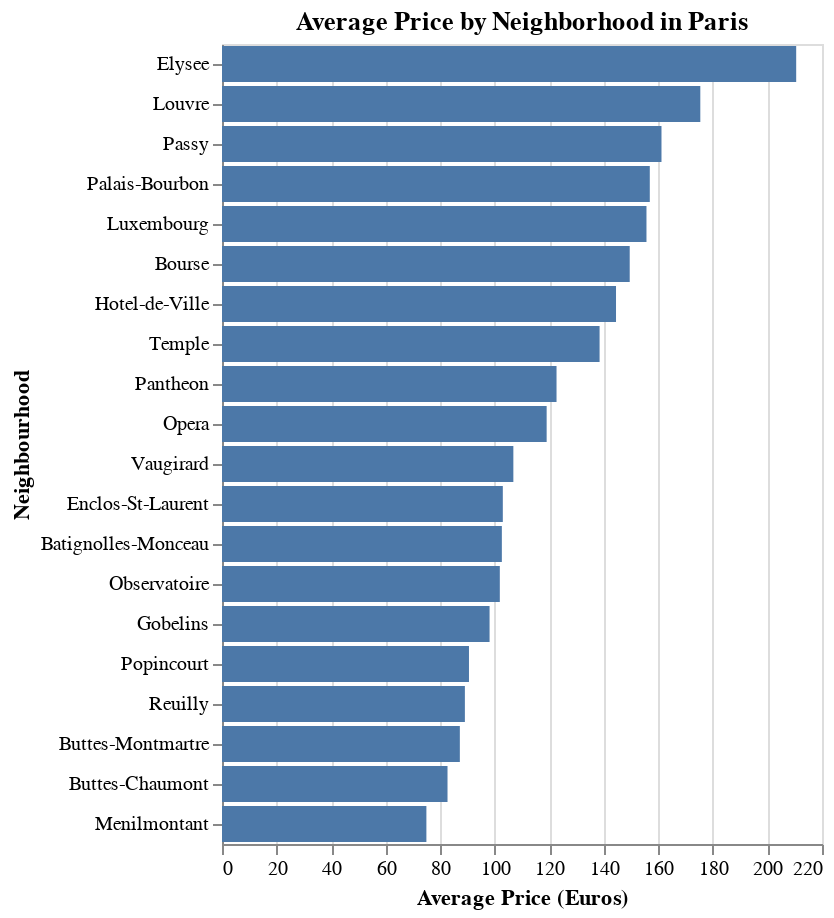

The notebook cell this image was saved under:
### Markdown cell above
1) Create a horizontal bar chart of the average price by `neighborhood` in Paris. Make sure to add a title and change axis labels as needed.

### Code cell
(
    alt.Chart(
        paris_listings_neighbourhood.collect(),
        title="Average Price by Neighborhood in Paris"
    ).mark_bar()
    .encode(
        alt.X('avg_price').title('Average Price (Euros)'),
        alt.Y('neighbourhood').title('Neighbourhood').sort('-x')        
    )
)

### Figure 1 — Vega-Lite specification as saved in the notebook (floating-point values rounded to 4 significant figures)
{"config": {"view": {"continuousWidth": 300, "continuousHeight": 300}}, "data": {"name": "data-4ebbfb1e6b9fba7a1045abd8007bd8d3"}, "mark": {"type": "bar"}, "encoding": {"x": {"field": "avg_price", "title": "Average Price (Euros)", "type": "quantitative"}, "y": {"field": "neighbourhood", "sort": "-x", "title": "Neighbourhood", "type": "nominal"}}, "title": "Average Price by Neighborhood in Paris", "$schema": "https://vega.github.io/schema/vega-lite/v6.1.0.json", "datasets": {"data-4ebbfb1e6b9fba7a1045abd8007bd8d3": [{"neighbourhood": "Menilmontant", "avg_price": 74.94}, {"neighbourhood": "Buttes-Chaumont", "avg_price": 82.69}, {"neighbourhood": "Buttes-Montmartre", "avg_price": 87.21}, {"neighbourhood": "Reuilly", "avg_price": 89.06}, {"neighbourhood": "Popincourt", "avg_price": 90.56}, {"neighbourhood": "Gobelins", "avg_price": 98.11}, {"neighbourhood": "Observatoire", "avg_price": 101.9}, {"neighbourhood": "Batignolles-Monceau", "avg_price": 102.6}, {"neighbourhood": "Enclos-St-Laurent", "avg_price": 103.0}, {"neighbourhood": "Vaugirard", "avg_price": 106.8}, {"neighbourhood": "Opera", "avg_price": 119.0}, {"neighbourhood": "Pantheon", "avg_price": 122.7}, {"neighbourhood": "Temple", "avg_price": 138.4}, {"neighbourhood": "Hotel-de-Ville", "avg_price": 144.5}, {"neighbourhood": "Bourse", "avg_price": 149.5}, {"neighbourhood": "Luxembourg", "avg_price": 155.6}, {"neighbourhood": "Palais-Bourbon", "avg_price": 156.9}, {"neighbourhood": "Passy", "avg_price": 161.1}, {"neighbourhood": "Louvre", "avg_price": 175.4}, {"neighbourhood": "Elysee", "avg_price": 210.5}]}}
